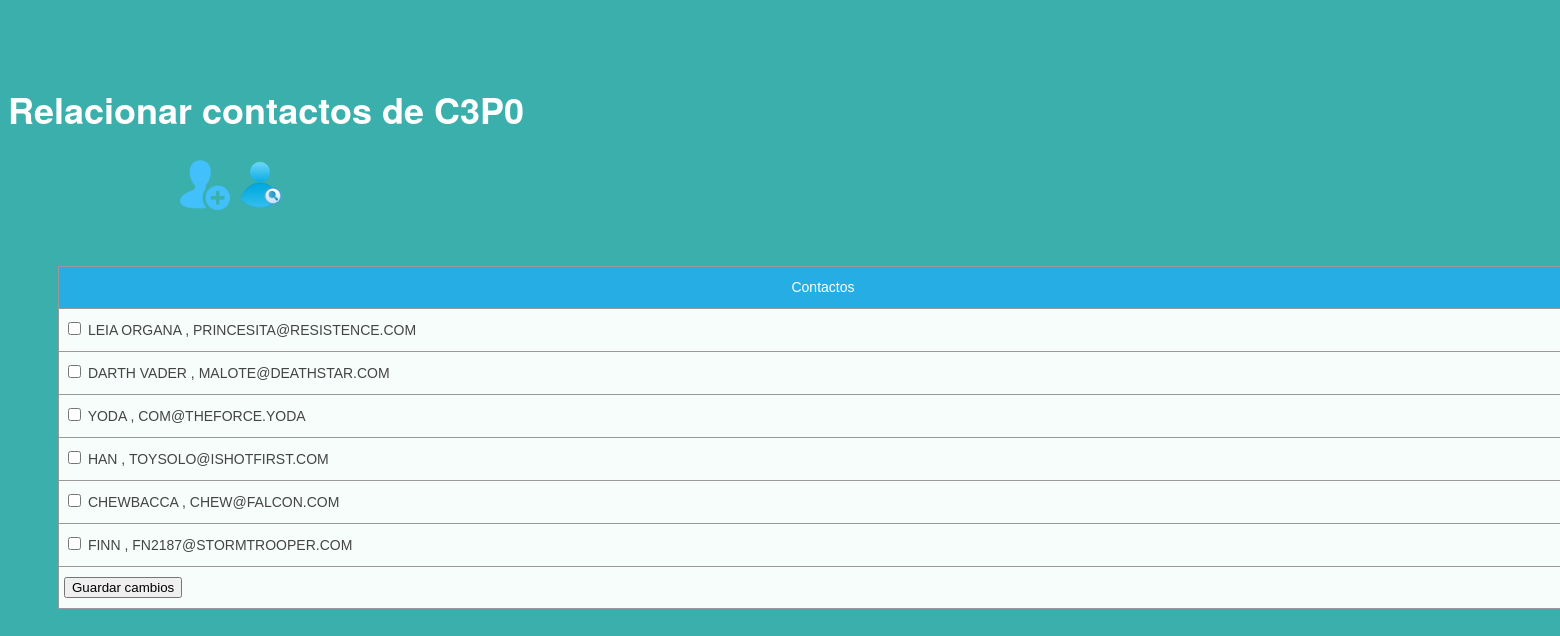
The app's page /Agenda/relacionar.php?id=6 with its own data.
### tables this page shows
CREATE TABLE CONTACTOS(
  ID INT PRIMARY KEY AUTO_INCREMENT,
  NOMBRE VARCHAR(30) NOT NULL,
  MAIL VARCHAR(30) NOT NULL UNIQUE
);

### Agenda/relacionar.php (the view, shortened to what this page needs)
<!DOCTYPE html>
<html lang="en">
<head>
</head>
<body>
<link rel="stylesheet" type="text/css" href="../Agenda/css/estilos.css">
<?php
require_once "conexionBD.php";
if (isset($_GET['id'])) {
    $sql = "SELECT NOMBRE
               FROM CONTACTOS
               WHERE  ID =:id; ";
    $statement = $conex->prepare($sql);
    $id = $_GET['id'];
    $statement->bindParam('id', $id);
    $statement->execute();
    $contacto = $statement->fetchAll(PDO::FETCH_ASSOC);
    foreach ($contacto as $valor) {
        $dato = $valor['NOMBRE'];
    }
}
?>
<h1>Relacionar contactos de <?php  echo "$dato "; ?></h1>
<div class="container">
    <nav>
        <a href="nuevoContacto.php"><img src="img/add-user.png" height="50" width="50" title="nuevo contactos" alt=nuevo
                                         contacto"/></a>
        <a href="index.php"><img src="./img/search-user.png" height="50" width="50" title="buscar contactos" alt=buscar
                                 contactos"></a>
    </nav>
</div>
<?php
if (isset($_GET['id'])) {
    try {
        $sql = "SELECT  ID, NOMBRE, MAIL
               FROM CONTACTOS
               WHERE  ID<>:id and id NOT IN (
                                      SELECT ID_CONOCIDO FROM RELACION
                                      WHERE ID_CONOCEDOR =:id); ";
        $statement = $conex->prepare($sql);
        $id = $_GET['id'];
        $statement->bindParam('id', $id);
        $statement->execute();
        $contactos = $statement->fetchAll(PDO::FETCH_ASSOC);
        if ($contactos != null) {
            mostrarTabla($contactos);
        } else {
            echo "<p class='info'>No hay datos a relacionar</p>";
        }
    } catch (PDOException $exception) {
        echo "<p class='error'>{$exception->getMessage()}</p>";
    }
}
function mostrarTabla($contactos)
{
    ?>
    <table class="tg" width="1530">
        <form action="" method='post'>
            <tr>
                <th class="tg-yw4l">Contactos</th>
            </tr>
            <?php
            foreach ($contactos as $c) {
                echo "<tr> ";
                echo " <td><input type='checkbox'  name='contacto_list[]' value=' {$c['ID']}'> {$c['NOMBRE']} , {$c['MAIL']}</td>";
                echo "</tr>";
            }
            echo "<td><button type='submit' name='guardarcambios' id= 'guardarcambios' />Guardar cambios </td>";
            ?>
        </form>
    </table>
    <?php
}
?>
</body>
</html>

### Agenda/css/estilos.css (style rules this page uses)
.tg { border-collapse: collapse; border-spacing: 0; border-color: #999; }
.tg td { font-family: Arial, sans-serif; font-size: 14px; padding: 10px 5px; border-style: solid; border-width: 1px; overflow: hidden; word-break: normal; border-color: #999; color: #444; background-color: #F7FDFA; }
.tg th { font-family: Arial, sans-serif; font-size: 14px; font-weight: normal; padding: 10px 5px; border-style: solid; border-width: 1px; overflow: hidden; word-break: normal; border-color: #999; color: #fff; background-color: #26ADE4; }
.tg .tg-yw4l { vertical-align: top }
table { margin: 50px; }
body { font: normal 18px/1.5 "Fira Sans", "Helvetica Neue", sans-serif; background: #3AAFAB; color: #fff; padding: 50px 0; }
.container { width: 80%; max-width: 1200px; margin: 0 auto; }
.container * { box-sizing: border-box; }

### records on screen
contactos: NOMBRE "C3P0"
contactos: NOMBRE "LEIA ORGANA", MAIL "PRINCESITA@RESISTENCE.COM"
contactos: NOMBRE "DARTH VADER", MAIL "MALOTE@DEATHSTAR.COM"
contactos: NOMBRE "YODA", MAIL "COM@THEFORCE.YODA"
contactos: NOMBRE "HAN", MAIL "TOYSOLO@ISHOTFIRST.COM"
contactos: NOMBRE "CHEWBACCA", MAIL "CHEW@FALCON.COM"
contactos: NOMBRE "FINN", MAIL "FN2187@STORMTROOPER.COM"
